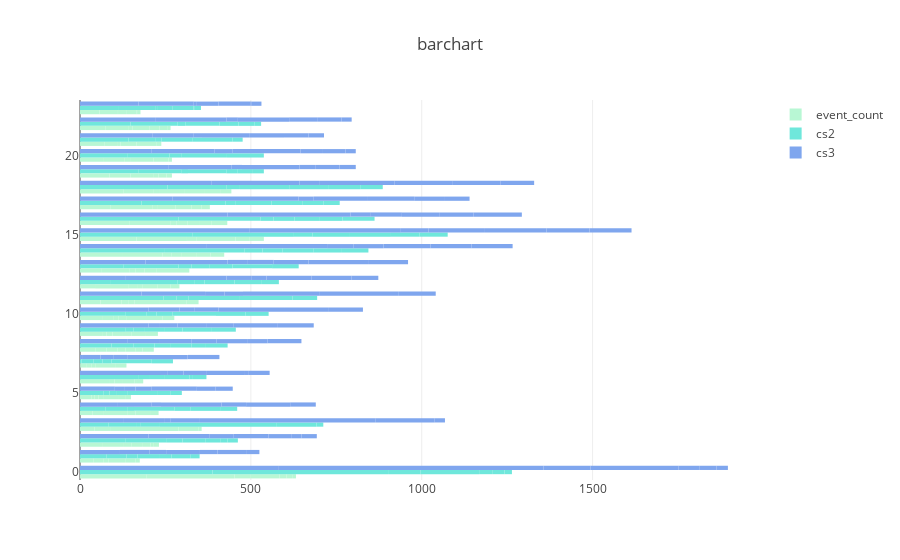

Notebook source saved alongside this figure:
### Code cell
%%kql 
StormEvents
| extend hour= floor( StartTime % 1d , 1h)/ 1h
| where State in ("GULF OF MEXICO","MAINE","VIRGINIA","WISCONSIN","NORTH DAKOTA","NEW JERSEY","OREGON")
| summarize event_count=count() by hour, State
| extend cs2 = event_count*2 
| extend cs3 = event_count*3 
| extend ss = strcat(State,'_s')
| extend sh = strcat(hour, State)
| sort by sh
| project hour, event_count, cs2, cs3
//| limit 10
| render barchart

### Figure 1 — Plotly figure (JSON) as saved in the notebook; plotly's stock layout.template omitted (floating-point values rounded to 4 significant figures; data arrays with more than 128 entries replaced by an {"elided": "..."} marker saying what was removed)
{"data": [{"marker": {"color": "rgb(184, 247, 212)"}, "name": "event_count", "orientation": "h", "type": "bar", "x": {"elided": "168 int values"}, "y": {"elided": "168 int values"}}, {"marker": {"color": "rgb(111, 231, 219)"}, "name": "cs2", "orientation": "h", "type": "bar", "x": {"elided": "168 int values"}, "y": {"elided": "168 int values"}}, {"marker": {"color": "rgb(127, 166, 238)"}, "name": "cs3", "orientation": "h", "type": "bar", "x": {"elided": "168 int values"}, "y": {"elided": "168 int values"}}], "layout": {"showlegend": true, "title": "barchart"}}
